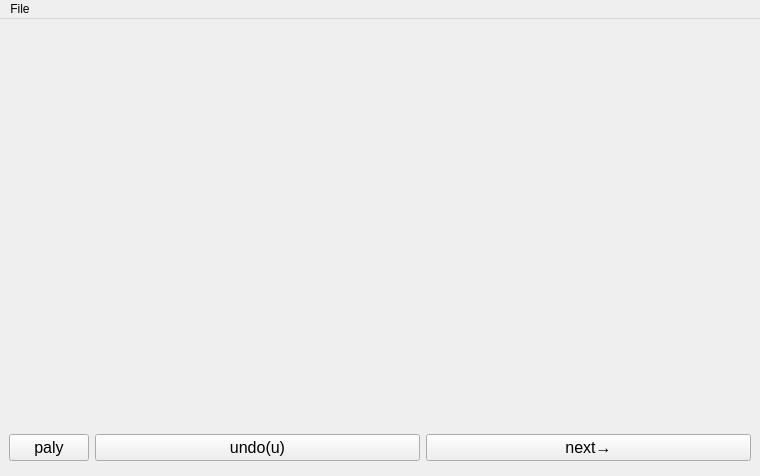
<?xml version="1.0" encoding="UTF-8"?>
<ui version="4.0">
 <class>SimplePlayer</class>
 <widget class="QMainWindow" name="SimplePlayer">
  <property name="geometry">
   <rect>
    <x>0</x>
    <y>0</y>
    <width>760</width>
    <height>476</height>
   </rect>
  </property>
  <property name="windowTitle">
   <string>996.ICU&amp;Move bricks every day no time to study</string>
  </property>
  <property name="windowIcon">
   <iconset>
    <normaloff>logo.ico</normaloff>logo.ico</iconset>
  </property>
  <property name="iconSize">
   <size>
    <width>128</width>
    <height>128</height>
   </size>
  </property>
  <widget class="QWidget" name="centralwidget">
   <layout class="QVBoxLayout" name="verticalLayout_4">
    <item>
     <widget class="VlcWidgetVideo" name="video" native="true">
      <property name="sizePolicy">
       <sizepolicy hsizetype="Preferred" vsizetype="Expanding">
        <horstretch>0</horstretch>
        <verstretch>0</verstretch>
       </sizepolicy>
      </property>
     </widget>
    </item>
    <item>
     <layout class="QVBoxLayout" name="verticalLayout_3">
      <item>
       <layout class="QHBoxLayout" name="horizontalLayout">
        <item>
         <widget class="QPushButton" name="play">
          <property name="font">
           <font>
            <family>Microsoft YaHei UI</family>
            <pointsize>12</pointsize>
           </font>
          </property>
          <property name="text">
           <string>paly</string>
          </property>
         </widget>
        </item>
        <item>
         <widget class="QPushButton" name="undo">
          <property name="sizePolicy">
           <sizepolicy hsizetype="Expanding" vsizetype="Fixed">
            <horstretch>0</horstretch>
            <verstretch>0</verstretch>
           </sizepolicy>
          </property>
          <property name="font">
           <font>
            <family>Microsoft YaHei UI</family>
            <pointsize>12</pointsize>
           </font>
          </property>
          <property name="text">
           <string>undo(u)</string>
          </property>
         </widget>
        </item>
        <item>
         <widget class="QPushButton" name="next">
          <property name="sizePolicy">
           <sizepolicy hsizetype="Expanding" vsizetype="Fixed">
            <horstretch>0</horstretch>
            <verstretch>0</verstretch>
           </sizepolicy>
          </property>
          <property name="font">
           <font>
            <family>Microsoft YaHei UI</family>
            <pointsize>12</pointsize>
           </font>
          </property>
          <property name="text">
           <string>next→</string>
          </property>
         </widget>
        </item>
       </layout>
      </item>
      <item>
       <widget class="VlcWidgetSeek" name="seek" native="true">
        <property name="sizePolicy">
         <sizepolicy hsizetype="Expanding" vsizetype="Preferred">
          <horstretch>0</horstretch>
          <verstretch>0</verstretch>
         </sizepolicy>
        </property>
       </widget>
      </item>
     </layout>
    </item>
   </layout>
  </widget>
  <widget class="QMenuBar" name="menubar">
   <property name="geometry">
    <rect>
     <x>0</x>
     <y>0</y>
     <width>760</width>
     <height>23</height>
    </rect>
   </property>
   <widget class="QMenu" name="menuFile">
    <property name="title">
     <string>File</string>
    </property>
    <addaction name="actionOpen_dir"/>
    <addaction name="actionOpenLocal"/>
    <addaction name="separator"/>
    <addaction name="actionQuit"/>
   </widget>
   <addaction name="menuFile"/>
  </widget>
  <action name="actionQuit">
   <property name="text">
    <string>Quit</string>
   </property>
  </action>
  <action name="actionPause">
   <property name="checkable">
    <bool>true</bool>
   </property>
   <property name="text">
    <string>Pause</string>
   </property>
  </action>
  <action name="actionStop">
   <property name="text">
    <string>Stop</string>
   </property>
  </action>
  <action name="actionOpenLocal">
   <property name="text">
    <string>Open local file</string>
   </property>
  </action>
  <action name="actionOpenUrl">
   <property name="text">
    <string>Open URL</string>
   </property>
  </action>
  <action name="actionOpen_dir">
   <property name="text">
    <string>Open dir</string>
   </property>
  </action>
 </widget>
 <customwidgets>
  <customwidget>
   <class>VlcWidgetVideo</class>
   <extends>QWidget</extends>
   <header location="global">VLCQtWidgets/WidgetVideo.h</header>
   <container>1</container>
   <slots>
    <signal>fullscreen()</signal>
    <slot>toggleFullscreen()</slot>
   </slots>
  </customwidget>
  <customwidget>
   <class>VlcWidgetSeek</class>
   <extends>QWidget</extends>
   <header location="global">VLCQtWidgets/WidgetSeek.h</header>
   <container>1</container>
  </customwidget>
 </customwidgets>
 <resources/>
 <connections>
  <connection>
   <sender>actionQuit</sender>
   <signal>triggered()</signal>
   <receiver>SimplePlayer</receiver>
   <slot>close()</slot>
   <hints>
    <hint type="sourcelabel">
     <x>-1</x>
     <y>-1</y>
    </hint>
    <hint type="destinationlabel">
     <x>399</x>
     <y>299</y>
    </hint>
   </hints>
  </connection>
 </connections>
</ui>
